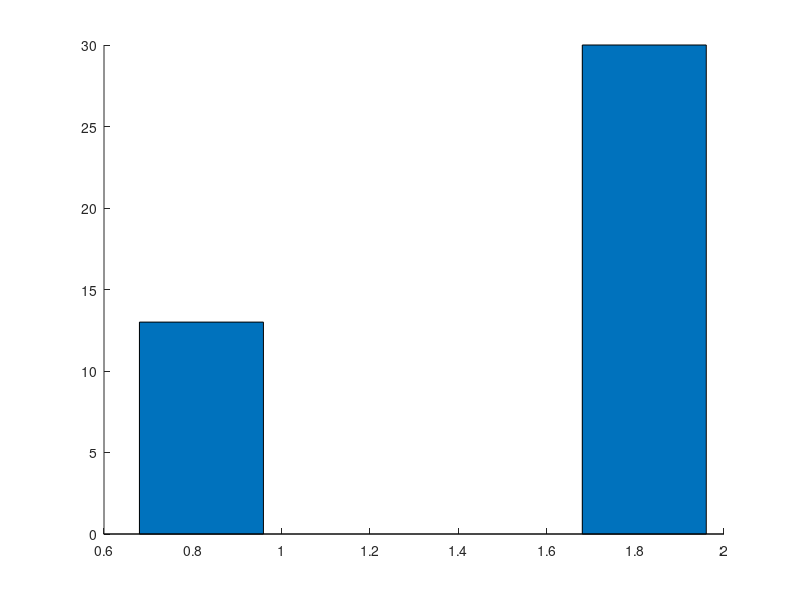

Write the MATLAB code that produced this figure. (Note: this script raises an error after producing the figure.)
clear; clc; close all;


%%
job_completed = [13 10;
                30 43];
             
bar(job_completed, 'group');
ylabel('job completed');
xlabel('Users');
strLegend={'DRF','FDRF'};
legend(strLegend);
%%
